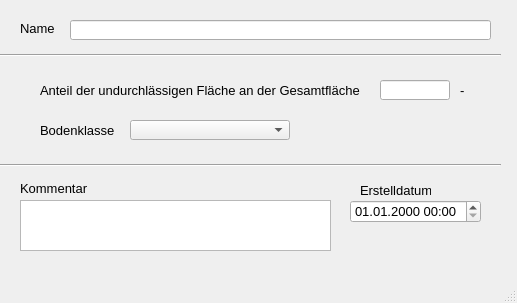
<?xml version="1.0" encoding="UTF-8"?>
<ui version="4.0">
 <class>MainWindow</class>
 <widget class="QMainWindow" name="MainWindow">
  <property name="geometry">
   <rect>
    <x>0</x>
    <y>0</y>
    <width>517</width>
    <height>303</height>
   </rect>
  </property>
  <property name="font">
   <font>
    <family>Tahoma</family>
    <pointsize>10</pointsize>
   </font>
  </property>
  <property name="windowTitle">
   <string>MainWindow</string>
  </property>
  <widget class="QWidget" name="centralwidget">
   <widget class="QLabel" name="label">
    <property name="geometry">
     <rect>
      <x>20</x>
      <y>20</y>
      <width>46</width>
      <height>16</height>
     </rect>
    </property>
    <property name="text">
     <string>Name</string>
    </property>
   </widget>
   <widget class="QLabel" name="label_70">
    <property name="geometry">
     <rect>
      <x>360</x>
      <y>180</y>
      <width>71</width>
      <height>21</height>
     </rect>
    </property>
    <property name="text">
     <string>Erstelldatum</string>
    </property>
   </widget>
   <widget class="Line" name="line">
    <property name="geometry">
     <rect>
      <x>0</x>
      <y>40</y>
      <width>501</width>
      <height>31</height>
     </rect>
    </property>
    <property name="orientation">
     <enum>Qt::Horizontal</enum>
    </property>
   </widget>
   <widget class="QLabel" name="label_14">
    <property name="geometry">
     <rect>
      <x>20</x>
      <y>180</y>
      <width>81</width>
      <height>16</height>
     </rect>
    </property>
    <property name="text">
     <string>Kommentar</string>
    </property>
   </widget>
   <widget class="QLineEdit" name="apnam">
    <property name="geometry">
     <rect>
      <x>70</x>
      <y>20</y>
      <width>421</width>
      <height>20</height>
     </rect>
    </property>
   </widget>
   <widget class="QTextEdit" name="kommentar">
    <property name="geometry">
     <rect>
      <x>20</x>
      <y>200</y>
      <width>311</width>
      <height>51</height>
     </rect>
    </property>
   </widget>
   <widget class="QgsDateTimeEdit" name="createdat">
    <property name="geometry">
     <rect>
      <x>350</x>
      <y>200</y>
      <width>131</width>
      <height>23</height>
     </rect>
    </property>
    <property name="currentSection">
     <enum>QDateTimeEdit::DaySection</enum>
    </property>
    <property name="displayFormat">
     <string>dd.MM.yyyy HH:mm</string>
    </property>
   </widget>
   <widget class="QComboBox" name="bodenklasse">
    <property name="geometry">
     <rect>
      <x>130</x>
      <y>120</y>
      <width>160</width>
      <height>20</height>
     </rect>
    </property>
    <property name="toolTip">
     <string>Bodenklasse. Muss bei befestigten Flächen leer sein.</string>
    </property>
    <property name="statusTip">
     <string>Bodenklasse. Muss bei befestigten Flächen leer sein.</string>
    </property>
    <property name="accessibleName">
     <string>bodenklasse</string>
    </property>
   </widget>
   <widget class="QLabel" name="label_19">
    <property name="geometry">
     <rect>
      <x>40</x>
      <y>120</y>
      <width>81</width>
      <height>21</height>
     </rect>
    </property>
    <property name="text">
     <string>Bodenklasse</string>
    </property>
   </widget>
   <widget class="QLineEdit" name="endabflussbeiwert">
    <property name="geometry">
     <rect>
      <x>380</x>
      <y>80</y>
      <width>70</width>
      <height>20</height>
     </rect>
    </property>
    <property name="toolTip">
     <string>Anteil der undurchlässigen Fläche an der Gesamtfläche (0.0 - 1.0)</string>
    </property>
    <property name="statusTip">
     <string>Anteil der undurchlässigen Fläche an der Gesamtfläche (0.0 - 1.0)</string>
    </property>
    <property name="accessibleName">
     <string>endabflussbeiwert</string>
    </property>
   </widget>
   <widget class="QLabel" name="label_10">
    <property name="geometry">
     <rect>
      <x>40</x>
      <y>80</y>
      <width>330</width>
      <height>21</height>
     </rect>
    </property>
    <property name="toolTip">
     <string>&lt;html&gt;&lt;head/&gt;&lt;body&gt;&lt;p&gt;Anteil der undurchlässigen Fläche an der Gesamtfläche (0.0 - 1.0)&lt;/p&gt;&lt;/body&gt;&lt;/html&gt;</string>
    </property>
    <property name="statusTip">
     <string>Anteil der undurchlässigen Fläche an der Gesamtfläche (0.0 - 1.0)</string>
    </property>
    <property name="text">
     <string>Anteil der undurchlässigen Fläche an der Gesamtfläche</string>
    </property>
   </widget>
   <widget class="QLabel" name="label_17">
    <property name="geometry">
     <rect>
      <x>460</x>
      <y>80</y>
      <width>20</width>
      <height>21</height>
     </rect>
    </property>
    <property name="text">
     <string>-</string>
    </property>
   </widget>
   <widget class="Line" name="line_2">
    <property name="geometry">
     <rect>
      <x>0</x>
      <y>150</y>
      <width>501</width>
      <height>31</height>
     </rect>
    </property>
    <property name="orientation">
     <enum>Qt::Horizontal</enum>
    </property>
   </widget>
  </widget>
  <widget class="QMenuBar" name="menubar">
   <property name="geometry">
    <rect>
     <x>0</x>
     <y>0</y>
     <width>517</width>
     <height>21</height>
    </rect>
   </property>
  </widget>
  <widget class="QStatusBar" name="statusbar"/>
 </widget>
 <customwidgets>
  <customwidget>
   <class>QgsDateTimeEdit</class>
   <extends>QDateTimeEdit</extends>
   <header>qgsdatetimeedit.h</header>
  </customwidget>
 </customwidgets>
 <tabstops>
  <tabstop>apnam</tabstop>
  <tabstop>endabflussbeiwert</tabstop>
  <tabstop>bodenklasse</tabstop>
  <tabstop>kommentar</tabstop>
  <tabstop>createdat</tabstop>
 </tabstops>
 <resources/>
 <connections/>
</ui>
